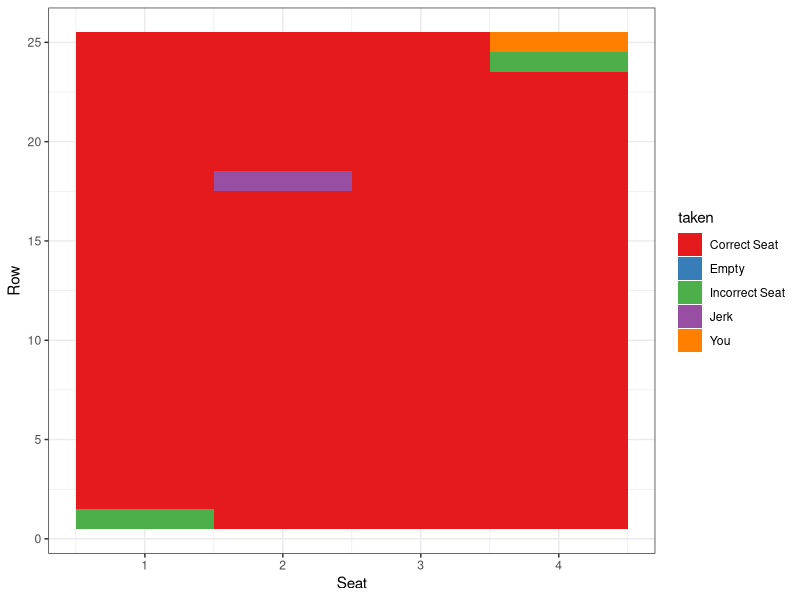

This chart was generated by the following R code: (Note: this script raises an error after producing the figure.)
## ---- chunk 1
library(ggplot2)
library(grid)
library(gganimate)
library(tidyr)

## ---- chunk 2
st <- 1:100
tkn <- rep("Empty",100)
jerk <- sample(100,1)
tkn[jerk] <- "Jerk"
stsInterval <- matrix("Empty", nrow=100, ncol=100)
stsInterval[,1] <- tkn
# incorrectSeats <- matrix(NA, nrow=100, ncol=100)
# incorrectSeats[,1] <- tkn
for(i in 2:99) {
  if(tkn[i]=="Empty"){
    tkn[i]<-"Correct Seat"
  }else{
    incorrectSeat <- sample(which(tkn=="Empty"),1)
    tkn[incorrectSeat]<-"Incorrect Seat"
  }
  stsInterval[,i] <- tkn
}
# Get last available seat
tkn[which(tkn=="Empty")]<-"You"
stsInterval[,100]<- tkn

df <- data.frame(time=rep(1:100, each=100), seats=rep(1:100,100), row=rep(1:25,each=4), col=1:4, taken=c(stsInterval))
p <- ggplot(df, aes(x=col, y=row, frame = time), col="blue") + 
  geom_tile(aes(fill = taken)) +xlab("Seat") +ylab("Row") + theme_bw()+
  scale_fill_brewer(palette="Set1")
gg_animate(p, "./seating_ordered.gif", interval = c(rep(.1,99),1))

stsInterval <- stsInterval[sample(1:100),]

df <- data.frame(time=rep(1:100, each=100), seats=rep(1:100,100), row=rep(1:25,each=4), col=1:4, taken=c(stsInterval))
p <- ggplot(df, aes(x=col, y=row, frame = time), col="blue") + 
  geom_tile(aes(fill = taken)) +xlab("Seat") +ylab("Row") + theme_bw()+
  scale_fill_brewer(palette="Set1")
gg_animate(p, "./seating_unordered.gif", interval = c(rep(.1,99),1))
## ---- chunk 3
mean(1/(1+1:99))
